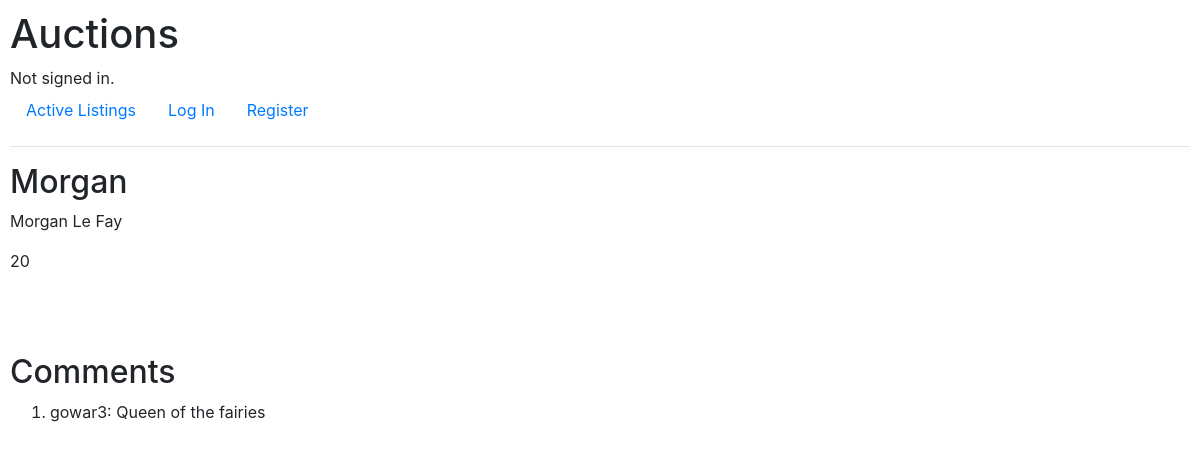
The app's page /auctions/Morgan, older data.
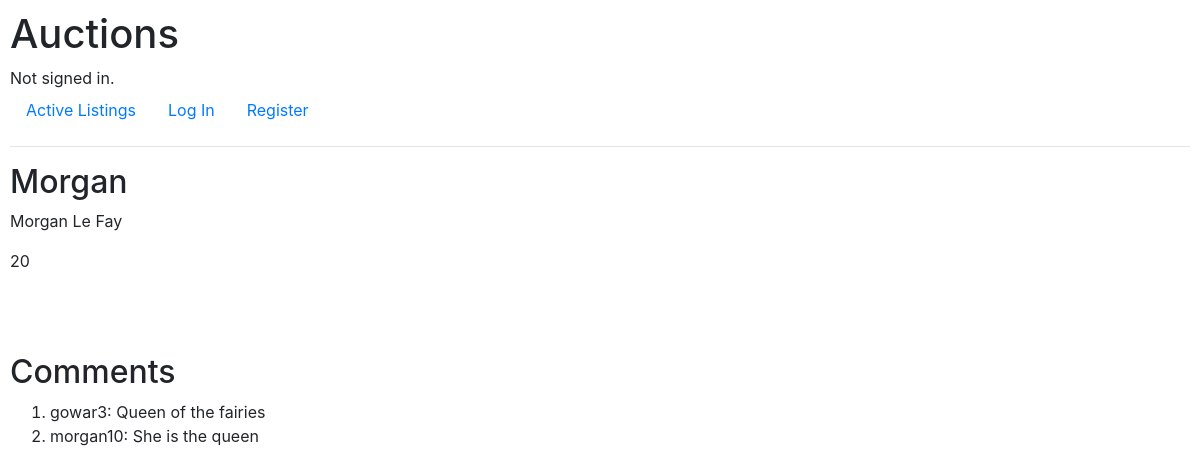
The same page, newer data.
### auctions/models.py (models this page shows, shortened)
class Listing(models.Model):
    title = models.CharField(max_length=64)
    description = models.CharField(max_length=64)
    price = models.IntegerField()

class Comment(models.Model):
    poster = models.CharField(max_length=64, default="Anonymous")
    comment = models.CharField(max_length=128)
    listings = models.ManyToManyField(Listing, blank=True, related_name= "comments")
    def __str__(self):
        return f"{self.poster}: {self.comment}"

### auctions/views.py (the view, shortened to what this page needs)
# urls.py: path("<str:listing>", views.listing, name="listing"),
def listing(request, listing):
    if "comments" not in request.session:
        request.session["comments"] = ()
    if "bids" not in request.session:
        request.session["bids"] = ()
    listing = Listing.objects.get(title = listing)
    return render(request, "auctions/listing.html", {
        "listing": listing,
        "comments": listing.comments.all(),
        "bids": listing.bids.all()
    })

### auctions/templates/auctions/listing.html (shortened to what this page needs)
{% extends 'auctions/layout.html' %}
{% block body %}
        <h2>{{ listing.title }}</h2>
        <p>{{ listing.description }}</p>
        <label>{{ listing.price }}</label>
        <br>
        <br>
        <br>
    <br>
    <h2>Comments</h2>
    <ol>
    {% for comment in comments %}
        <li>{{ comment }}</li>
    {% endfor %}
    </ol>
{% endblock %}

### auctions/templates/auctions/layout.html (shortened to what this page needs)
{% load static %}
<!DOCTYPE html>
<html lang="en">
    <head>
        <link rel="stylesheet" href="https://stackpath.bootstrapcdn.com/bootstrap/4.4.1/css/bootstrap.min.css">
        <link href="{% static 'auctions/styles.css' %}" rel="stylesheet">
    </head>
    <body>
        <h1>Auctions</h1>
        <div>
            {% if user.is_authenticated %}
                Signed in as <strong>{{ user.username }}</strong>.
            {% else %}
                Not signed in.
            {% endif %}
        </div>
        <ul class="nav">
            <li class="nav-item">
                <a class="nav-link" href="{% url 'index' %}">Active Listings</a>
            </li>
            {% if user.is_authenticated %}
                <li class="nav-item">
                    <a class="nav-link" href="{% url 'logout' %}">Log Out</a>
                </li>
                <li class="nav-item">
                    <a class="nav-link" href="{% url 'wishlist' user.username%}">Wishlist</a>
                </li>
                <li class="nav-item">
                    <a class="nav-link" href="{% url 'new'%}">Create Listing</a>
                </li>
            {% else %}
                <li class="nav-item">
                    <a class="nav-link" href="{% url 'login' %}">Log In</a>
                </li>
                <li class="nav-item">
                    <a class="nav-link" href="{% url 'register' %}">Register</a>
                </li>
            {% endif %}
        </ul>
        <hr>
        {% block body %}
        {% endblock %}
    </body>
</html>

### auctions/static/auctions/styles.css (style rules this page uses)
body { padding: 10px; }

Row changes from the older to the newer data that the page shows:
added Comment: poster+comment "morgan10: She is the queen"
